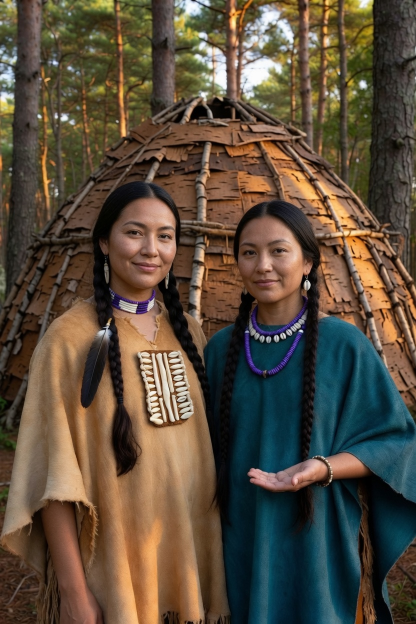
#> input picture film-elder/bible/cast-duo-adult-source.jpg, 832 x 1248 px (shown at 1/2 size)
$ python -i kids_animation_lib.py   (imports and definitions only)
#> lines starting #> are read from the running program, lines starting #| are printed output that depends on the picture
#!/usr/bin/env python3
"""Little Ones Hybrid v8 — shared animation core.

World-class speech + body layer for cinematic kids plates:

  1. Multi-viseme mouth shapes (rest / slight / mid / wide / round)
     built from ONE closed plate + pose-aligned open plate.
  2. Phoneme-aware speech envelope from text (or audio RMS when present).
  3. Per-frame face tracking so mouth ROI rides I2V head motion.
  4. Intentional body-language micro-animation (gestures, breath, blink)
     when no I2V body plate exists — never throws away stills progress.

Pure numpy/Pillow/ffmpeg. No network. Deterministic.
"""
from __future__ import annotations

import math
import re
import struct
import subprocess
from dataclasses import dataclass
from pathlib import Path

import numpy as np
from PIL import Image, ImageFilter

W, H, FPS, DUR = 1080, 1920, 24, 6.0
FFMPEG = "/usr/local/bin/ffmpeg"

_VOWELS = set(
    "aeiouáéíóúàèìòùâêîôûäëïöüāēīōūăĕĭŏŭæœy"
    "AEIOUÁÉÍÓÚÀÈÌÒÙÂÊÎÔÛÄËÏÖÜĀĒĪŌŪĂĔĬŎŬÆŒY"
)

# Viseme ids
REST, SLIGHT, MID, WIDE, ROUND = 0, 1, 2, 3, 4
VISEME_NAMES = ("rest", "slight", "mid", "wide", "round")

# Peak jaw amounts per viseme (blend toward open plate inside ROI)
# v11: slightly stronger so lips read on short words and soft-light plates
VISEME_OPEN = {
    REST: 0.0,
    SLIGHT: 0.30,
    MID: 0.55,
    WIDE: 0.78,
    ROUND: 0.62,
}

MAX_FACE_RESIDUAL = 7.0  # after align; above → procedural jaw (no open-plate morph)
MOUTH_Y0, MOUTH_Y1 = 0.42, 0.72
MOUTH_X0, MOUTH_X1 = 0.18, 0.82


# ── Image helpers ────────────────────────────────────────────────────────────

def load_cover(path: Path, w: int = W, h: int = H) -> np.ndarray:
#> called with w = 1080, h = 1920
    im = Image.open(path).convert("RGB")
#> im is the input picture: PIL image 832x1248 RGB; mean R, G, B 90, 77.3, 61.2
    scale = max(w / im.width, h / im.height)
    nw, nh = int(round(im.width * scale)), int(round(im.height * scale))
    im = im.resize((nw, nh), Image.Resampling.LANCZOS)
#> im: PIL image 1280x1920 RGB
    left, top = (nw - w) // 2, (nh - h) // 2
    return np.asarray(im.crop((left, top, left + w, top + h)), dtype=np.float32)
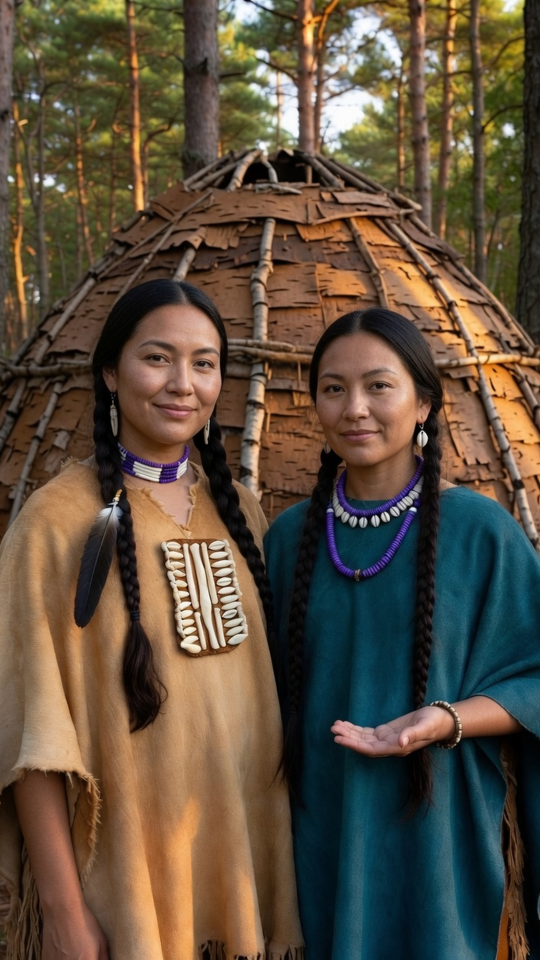
#> returned value: shape (1920, 1080, 3) float32 (shown at 1/2 size); mean of channels 0, 1, 2 92.9, 79.3, 62.2; drawn as R, G, B
#> (the rest of the program and of its run is left out)
